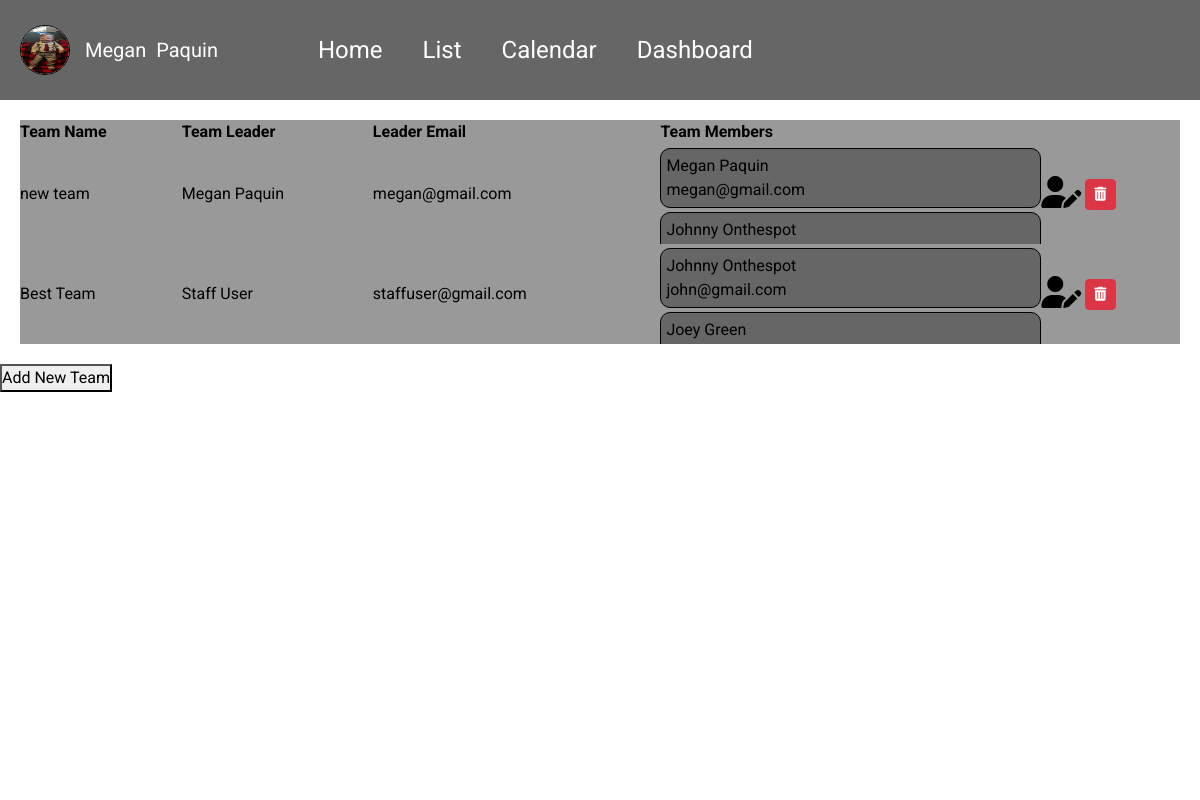
The page /accounts/teams (signed in) on the database its author committed.
### accounts/models.py (models this page shows, shortened)
class CustomUser(AbstractBaseUser, PermissionsMixin):
    email = models.EmailField(_('email address'), unique=True)
    is_staff = models.BooleanField(default=False)
    is_active = models.BooleanField(default=True)
    date_joined = models.DateTimeField(default=timezone.now)
    USERNAME_FIELD = 'email'
    REQUIRED_FIELDS = []
    color = models.CharField(max_length=7, default="#FFFFFF")
    first_name = models.CharField(max_length=128)
    last_name = models.CharField(max_length=128)
    phone = models.CharField(max_length=9, null=True)
    image = models.ImageField(upload_to='images/', default='images/default_img.png')
    objects = CustomUserManager()

class Team(models.Model):
    name = models.CharField(max_length=120, default="new team")
    leader = models.ForeignKey(
        CustomUser,
        on_delete=models.CASCADE,
        related_name='leader'
    )
    members = models.ManyToManyField(CustomUser)

### accounts/views.py (the view)
# urls.py: path('teams', TeamListView.as_view(), name="teams"),
class TeamListView(LoginRequiredMixin, UserPassesTestMixin, ListView):
    template_name= 'accounts/teams.html'
    model = Team
    def test_func(self):
        return self.request.user.is_staff

### templates/accounts/teams.html (shortened to what this page needs)
{% extends 'base.html' %}
{% load static %}
{% block links %}
<link rel="stylesheet" href="{% static 'css/teams.css' %}">
<link href="https://cdn.jsdelivr.net/npm/bootstrap@5.2.3/dist/css/bootstrap.min.css" rel="stylesheet">
{% endblock links %}
{% block contents %}
    <table class="perm-table">
        <tr>
             <th scope="col">Team Name</th>
             <th scope="col">Team Leader</th>
             <th scope="col">Leader Email</th>
             <th scope="col">Team Members</th>
             <th scope="col"></th>
        </tr>
        {% for team in team_list %}
        <tr>
            <td>{{ team.name }}</td>
            <td>{{ team.leader.first_name }} {{ team.leader.last_name }}</td>
            <td>{{ team.leader.email }}</td>
            <td>
                <div class="team-members">
                    {% for member in team.members.all %}
                        <div class="user">
                            <span>{{ member.first_name }} {{ member.last_name }}</span>
                            <span>{{ member.email }}</span>
                        </div>
                    {% endfor %}
                </div>
            </td>
            <td>
                <a href="{% url 'team-edit' team.id %}"><i class="fa-solid fa-user-pen fa-2xl"></i></a>
                <button type="button" class="delete-team bs-modal btn btn-sm btn-danger" data-form-url="{% url 'team-delete' team.id %}">
                    <span class="fa fa-trash"></span>
                </button>
            </td>
        </tr>
        {% endfor %}
    </table>
        <div class="buttons">
            <a href="{% url 'team-new' %}"><button>Add New Team</button></a>
        </div>
{% endblock contents %}

### templates/base.html (shortened to what this page needs)
{% load static %}
<!DOCTYPE html>
<html lang="en">
<head>
    {% block links %}
    {% endblock links %}
    <link rel="stylesheet" href="{% static 'css/base.css' %}">
    <link rel="stylesheet" href="{% static 'css/page-layout.css' %}">
</head>
<body>
    <div class="row-container">
        <div class="column-container column">
            <div class="row-container top-nav">
                <div class="name-group">
                    <img src="{{ user.image.url }}" alt="user profile image" class="user-circle">
                    {% if user.is_authenticated %}
                        <span>{{ user.first_name }}</span>
                        <span>{{ user.last_name }}</span>
                    {% endif %}
                </div>
                <a href="{% url 'home' %}">Home</a>
                <a href="{% url 'list' %}">List</a>
                <a href="{% url 'calendar' %}">Calendar</a>
                <a href="{% url 'dashboard' %}">Dashboard</a>
            </div>
            <div class="column-container contents">
                {% block contents %}
                {% endblock contents %}
            </div>
        </div>
    </div>
</body>
</html>

### static/css/teams.css (style rules this page uses)
.perm-table { background-color: #999; margin: 20px; padding: 50px; text-align: left; }
tr { height: 20px; }
td { border: 1px solid black; height: 100px; }
.team-members { height: 100px; overflow: scroll; scroll-behavior: auto; }
.user { display: flex; flex-direction: column; margin: 4px 0; background-color: #666; border: 1px solid black; border-radius: 10px; padding: 5px; }

### static/css/base.css (style rules this page uses)
* { padding: 0; margin: 0; }
html { padding: 0; margin-right: 0; }
a { color: inherit; }
body { background-color: #333333; font-family: 'Roboto', sans-serif; color: #FFF; }
.row-container { display: flex; width: 100%; flex-direction: row; flex-wrap: wrap; justify-content: center; align-items: center; margin: 0; padding: 0; }
.column-container { display: flex; width: 100%; flex-direction: column; align-content: left; margin: 0; padding: 0; }
a { text-decoration: none; color: black; }
.top-nav a { color: #FFF; }

### static/css/page-layout.css (style rules this page uses)
.user-circle { width: 50px; height: 50px; background-color: #FFF ; border: 1px solid black; border-radius: 50%; margin: auto 10px; }
.column { flex: 5; width: 100%; }
.top-nav { background-color: #666; height: 100px; font-size: 24px; justify-content: left; }
.contents { background-color: #fff; color: black; height: calc(100vh - 100px); }
.name-group { display: flex; flex-direction: row; flex-wrap: none; margin-left: 10px; margin-right: 75px; font-size: 20px; align-items: center; }
.name-group span { margin: 0 5px; }
.top-nav a { margin: auto 20px; }

### rows shown on the page
CustomUser: image (picture), first_name "Megan", last_name "Paquin", email "megan@gmail.com"
Team: name "new team", leader.first_name "Megan", leader.last_name "Paquin", leader.email "megan@gmail.com"
CustomUser: first_name "Johnny", last_name "Onthespot", email "john@gmail.com"
Team: name "Best Team", leader.first_name "Staff", leader.last_name "User", leader.email "staffuser@gmail.com"
CustomUser: first_name "Joey", last_name "Green"
